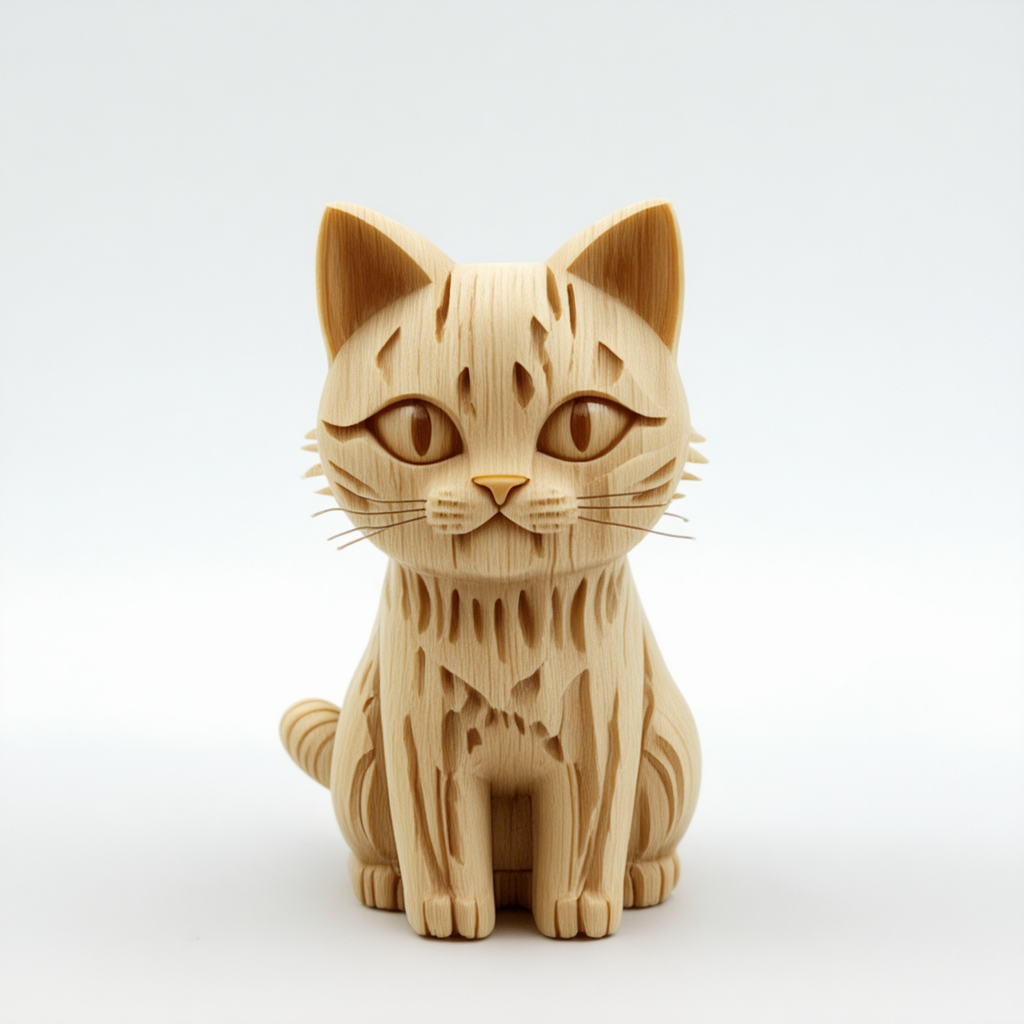

The script that saved this image:
from diffusers import BitsAndBytesConfig, SD3Transformer2DModel
from diffusers import StableDiffusion3Pipeline
import torch

model_id = "stabilityai/stable-diffusion-3.5-medium"

nf4_config = BitsAndBytesConfig(
    load_in_4bit=True,
    bnb_4bit_quant_type="nf4",
    bnb_4bit_compute_dtype=torch.bfloat16
    )

model_nf4 = SD3Transformer2DModel.from_pretrained(
    model_id,
    subfolder="transformer",
    quantization_config=nf4_config,
    torch_dtype=torch.bfloat16
    )

pipeline = StableDiffusion3Pipeline.from_pretrained(
    model_id,
    transformer=model_nf4,
    torch_dtype=torch.bfloat16
    )

pipeline.enable_model_cpu_offload()

prompt = "A cute cat scupture 3d printed with wood-fused filaments of these colors: #e09d28 and #f5f0d3, keep the object empty, show the full extent of the whole object, do not include texts in the image. Keep the background mono-colored, ideally white, plain and simple."

image = pipeline(
    prompt=prompt,
    num_inference_steps=40,
    guidance_scale=4.5,
    max_sequence_length=512,
    ).images[0]

image.save("test2.png")
